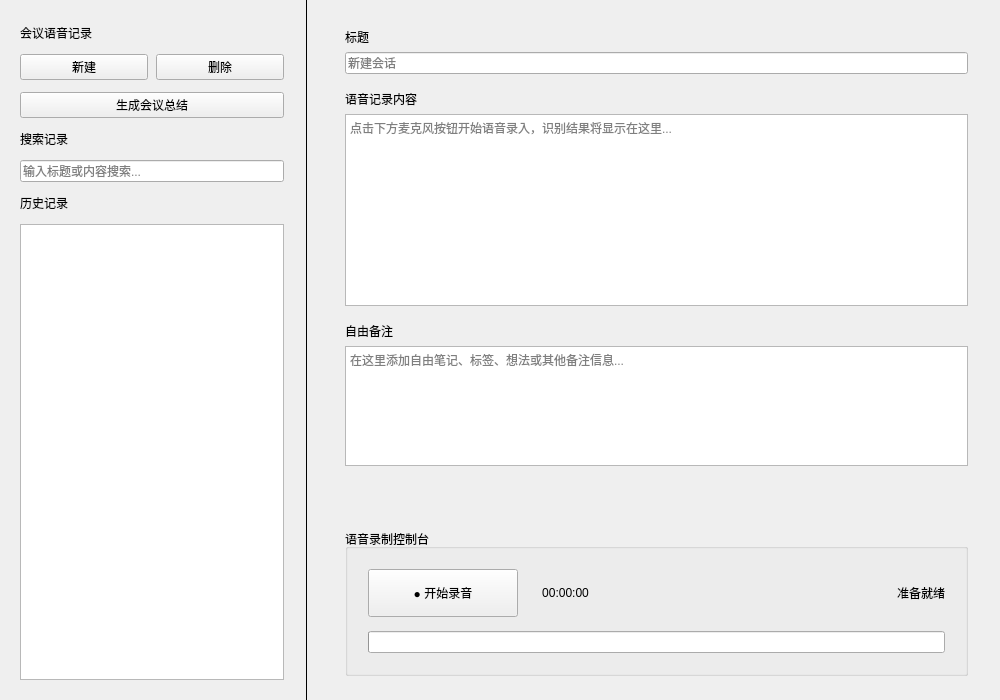
<?xml version="1.0" encoding="UTF-8"?>
<ui version="4.0">
 <class>VoiceRecorderPage</class>
 <widget class="QWidget" name="VoiceRecorderPage">
  <property name="geometry">
   <rect>
    <x>0</x>
    <y>0</y>
    <width>1000</width>
    <height>700</height>
   </rect>
  </property>
  <property name="windowTitle">
   <string>会议语音记录</string>
  </property>
  <layout class="QHBoxLayout" name="horizontalLayout">
   <property name="leftMargin">
    <number>0</number>
   </property>
   <property name="topMargin">
    <number>0</number>
   </property>
   <property name="rightMargin">
    <number>0</number>
   </property>
   <property name="bottomMargin">
    <number>0</number>
   </property>
   <item>
    <widget class="QWidget" name="leftPanel" native="true">
     <property name="minimumSize">
      <size>
       <width>260</width>
       <height>0</height>
      </size>
     </property>
     <property name="maximumSize">
      <size>
       <width>300</width>
       <height>16777215</height>
      </size>
     </property>
     <layout class="QVBoxLayout" name="leftLayout">
      <property name="spacing">
       <number>12</number>
      </property>
      <property name="leftMargin">
       <number>20</number>
      </property>
      <property name="topMargin">
       <number>24</number>
      </property>
      <property name="rightMargin">
       <number>16</number>
      </property>
      <property name="bottomMargin">
       <number>20</number>
      </property>
      <item>
       <widget class="QLabel" name="appTitleLabel">
        <property name="text">
         <string>会议语音记录</string>
        </property>
       </widget>
      </item>
      <item>
       <layout class="QHBoxLayout" name="btnLayout">
        <property name="spacing">
         <number>8</number>
        </property>
        <item>
         <widget class="QPushButton" name="newBtn">
          <property name="text">
           <string>新建</string>
          </property>
          <property name="objectName">
           <string notr="true">primaryBtn</string>
          </property>
         </widget>
        </item>
        <item>
         <widget class="QPushButton" name="deleteBtn">
          <property name="text">
           <string>删除</string>
          </property>
         </widget>
        </item>
       </layout>
      </item>
      <item>
       <widget class="QPushButton" name="summaryBtn">
        <property name="text">
         <string>生成会议总结</string>
        </property>
        <property name="objectName">
         <string notr="true">summaryBtn</string>
        </property>
       </widget>
      </item>
      <item>
       <widget class="QLabel" name="searchLabel">
        <property name="text">
         <string>搜索记录</string>
        </property>
       </widget>
      </item>
      <item>
       <widget class="QLineEdit" name="searchEdit">
        <property name="placeholderText">
         <string>输入标题或内容搜索...</string>
        </property>
       </widget>
      </item>
      <item>
       <widget class="QLabel" name="historyLabel">
        <property name="text">
         <string>历史记录</string>
        </property>
       </widget>
      </item>
      <item>
       <widget class="QListWidget" name="historyList">
        <property name="selectionMode">
         <enum>QAbstractItemView::SingleSelection</enum>
        </property>
        <property name="verticalScrollMode">
         <enum>QAbstractItemView::ScrollPerPixel</enum>
        </property>
       </widget>
      </item>
     </layout>
    </widget>
   </item>
   <item>
    <widget class="QFrame" name="divider">
     <property name="minimumSize">
      <size>
       <width>1</width>
       <height>0</height>
      </size>
     </property>
     <property name="maximumSize">
      <size>
       <width>1</width>
       <height>16777215</height>
      </size>
     </property>
     <property name="frameShape">
      <enum>QFrame::VLine</enum>
     </property>
     <property name="frameShadow">
      <enum>QFrame::Plain</enum>
     </property>
    </widget>
   </item>
   <item>
    <widget class="QWidget" name="rightPanel" native="true">
     <layout class="QVBoxLayout" name="rightLayout">
      <property name="spacing">
       <number>16</number>
      </property>
      <property name="leftMargin">
       <number>32</number>
      </property>
      <property name="topMargin">
       <number>28</number>
      </property>
      <property name="rightMargin">
       <number>32</number>
      </property>
      <property name="bottomMargin">
       <number>24</number>
      </property>
      <item>
       <layout class="QVBoxLayout" name="titleLayout">
        <property name="spacing">
         <number>6</number>
        </property>
        <item>
         <widget class="QLabel" name="titleLabel">
          <property name="text">
           <string>标题</string>
          </property>
         </widget>
        </item>
        <item>
         <widget class="QLineEdit" name="titleEdit">
          <property name="placeholderText">
           <string>新建会话</string>
          </property>
         </widget>
        </item>
       </layout>
      </item>
      <item>
       <layout class="QVBoxLayout" name="contentLayout">
        <property name="spacing">
         <number>6</number>
        </property>
        <item>
         <widget class="QLabel" name="contentLabel">
          <property name="text">
           <string>语音记录内容</string>
          </property>
         </widget>
        </item>
        <item>
         <widget class="QTextEdit" name="contentEdit">
          <property name="minimumSize">
           <size>
            <width>0</width>
            <height>150</height>
           </size>
          </property>
          <property name="placeholderText">
           <string>点击下方麦克风按钮开始语音录入，识别结果将显示在这里...</string>
          </property>
         </widget>
        </item>
       </layout>
      </item>
      <item>
       <layout class="QVBoxLayout" name="notesLayout">
        <property name="spacing">
         <number>6</number>
        </property>
        <item>
         <widget class="QLabel" name="notesLabel">
          <property name="text">
           <string>自由备注</string>
          </property>
         </widget>
        </item>
        <item>
         <widget class="QTextEdit" name="notesEdit">
          <property name="minimumSize">
           <size>
            <width>0</width>
            <height>80</height>
           </size>
          </property>
          <property name="maximumSize">
           <size>
            <width>16777215</width>
            <height>120</height>
           </size>
          </property>
          <property name="placeholderText">
           <string>在这里添加自由笔记、标签、想法或其他备注信息...</string>
          </property>
         </widget>
        </item>
       </layout>
      </item>
      <item>
       <spacer name="verticalSpacer">
        <property name="orientation">
         <enum>Qt::Vertical</enum>
        </property>
        <property name="sizeHint" stdset="0">
         <size>
          <width>20</width>
          <height>10</height>
         </size>
        </property>
       </spacer>
      </item>
      <item>
       <widget class="QGroupBox" name="recordGroupBox">
        <property name="title">
         <string>语音录制控制台</string>
        </property>
        <layout class="QVBoxLayout" name="recordLayout">
         <property name="spacing">
          <number>14</number>
         </property>
         <property name="leftMargin">
          <number>20</number>
         </property>
         <property name="topMargin">
          <number>20</number>
         </property>
         <property name="rightMargin">
          <number>20</number>
         </property>
         <property name="bottomMargin">
          <number>20</number>
         </property>
         <item>
          <layout class="QHBoxLayout" name="recordControlLayout">
           <property name="spacing">
            <number>24</number>
           </property>
           <item>
            <widget class="QPushButton" name="recordBtn">
             <property name="minimumSize">
              <size>
               <width>150</width>
               <height>48</height>
              </size>
             </property>
             <property name="text">
              <string>● 开始录音</string>
             </property>
             <property name="checkable">
              <bool>false</bool>
             </property>
            </widget>
           </item>
           <item>
            <widget class="QLabel" name="durationLabel">
             <property name="text">
              <string>00:00:00</string>
             </property>
             <property name="alignment">
              <set>Qt::AlignCenter</set>
             </property>
            </widget>
           </item>
           <item>
            <spacer name="horizontalSpacer">
             <property name="orientation">
              <enum>Qt::Horizontal</enum>
             </property>
             <property name="sizeHint" stdset="0">
              <size>
               <width>40</width>
               <height>20</height>
              </size>
             </property>
            </spacer>
           </item>
           <item>
            <widget class="QLabel" name="statusLabel">
             <property name="text">
              <string>准备就绪</string>
             </property>
             <property name="alignment">
              <set>Qt::AlignRight|Qt::AlignTrailing|Qt::AlignVCenter</set>
             </property>
            </widget>
           </item>
          </layout>
         </item>
         <item>
          <widget class="QProgressBar" name="levelBar">
           <property name="maximumHeight">
            <number>6</number>
           </property>
           <property name="maximum">
            <number>100</number>
           </property>
           <property name="value">
            <number>0</number>
           </property>
           <property name="textVisible">
            <bool>false</bool>
           </property>
          </widget>
         </item>
        </layout>
       </widget>
      </item>
     </layout>
    </widget>
   </item>
  </layout>
 </widget>
 <resources/>
 <connections/>
</ui>
